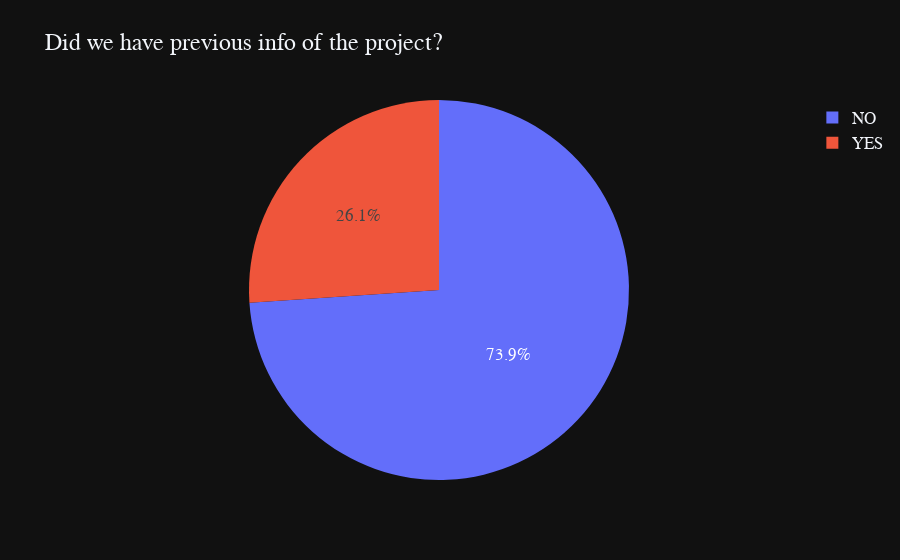

Notebook cell for this chart:
### Code cell
# Pie chart
fig = px.pie(project_info, 
            values=project_info.value_counts(),
            names=project_info.value_counts().index,
            title='Did we have previous info of the project?',
            template='plotly_dark'
            )
fig.update_layout(
    font = dict(size=17,family="Franklin Gothic"))
fig.show()

### Figure 1 — Plotly figure (JSON) as saved in the notebook; plotly's stock layout.template omitted (floating-point values rounded to 4 significant figures)
{"data": [{"domain": {"x": [0, 1], "y": [0, 1]}, "hovertemplate": "label=%{label}<br>value=%{value}<extra></extra>", "labels": ["NO", "YES"], "legendgroup": "", "name": "", "showlegend": true, "type": "pie", "values": [173, 61]}], "layout": {"font": {"family": "Franklin Gothic", "size": 17}, "legend": {"tracegroupgap": 0}, "title": {"text": "Did we have previous info of the project?"}}}
